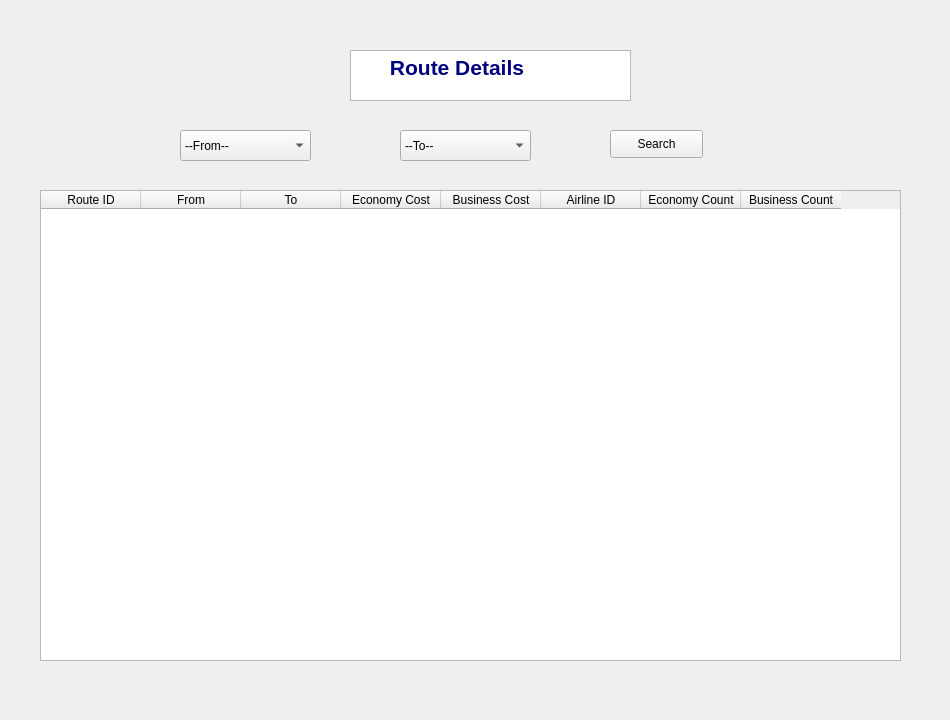
      <widget class="QWidget" name="tab_23">
       <attribute name="title">
        <string>Tab 1</string>
       </attribute>
       <widget class="QComboBox" name="comboBox_16">
        <property name="geometry">
         <rect>
          <x>180</x>
          <y>130</y>
          <width>131</width>
          <height>31</height>
         </rect>
        </property>
        <item>
         <property name="text">
          <string>--From--</string>
         </property>
        </item>
       </widget>
       <widget class="QPushButton" name="pushButton_43">
        <property name="geometry">
         <rect>
          <x>610</x>
          <y>130</y>
          <width>93</width>
          <height>28</height>
         </rect>
        </property>
        <property name="text">
         <string>Search</string>
        </property>
       </widget>
       <widget class="QTextBrowser" name="textBrowser_30">
        <property name="geometry">
         <rect>
          <x>350</x>
          <y>50</y>
          <width>281</width>
          <height>51</height>
         </rect>
        </property>
        <property name="html">
         <string>&lt;!DOCTYPE HTML PUBLIC &quot;-//W3C//DTD HTML 4.0//EN&quot; &quot;http://www.w3.org/TR/REC-html40/strict.dtd&quot;&gt;
&lt;html&gt;&lt;head&gt;&lt;meta name=&quot;qrichtext&quot; content=&quot;1&quot; /&gt;&lt;style type=&quot;text/css&quot;&gt;
p, li { white-space: pre-wrap; }
&lt;/style&gt;&lt;/head&gt;&lt;body style=&quot; font-family:'MS Shell Dlg 2'; font-size:7.8pt; font-weight:400; font-style:normal;&quot;&gt;
&lt;p style=&quot; margin-top:0px; margin-bottom:0px; margin-left:0px; margin-right:0px; -qt-block-indent:0; text-indent:0px;&quot;&gt;&lt;span style=&quot; font-size:16pt; font-weight:600; color:#00007f;&quot;&gt;      Route Details&lt;/span&gt;&lt;/p&gt;&lt;/body&gt;&lt;/html&gt;</string>
        </property>
       </widget>
       <widget class="QTableWidget" name="tableWidget_20">
        <property name="geometry">
         <rect>
          <x>40</x>
          <y>190</y>
          <width>861</width>
          <height>471</height>
         </rect>
        </property>
        <column>
         <property name="text">
          <string>Route ID</string>
         </property>
        </column>
        <column>
         <property name="text">
          <string>From</string>
         </property>
        </column>
        <column>
         <property name="text">
          <string>To</string>
         </property>
        </column>
        <column>
         <property name="text">
          <string>Economy Cost</string>
         </property>
        </column>
        <column>
         <property name="text">
          <string>Business Cost</string>
         </property>
        </column>
        <column>
         <property name="text">
          <string>Airline ID</string>
         </property>
        </column>
        <column>
         <property name="text">
          <string>Economy Count</string>
         </property>
        </column>
        <column>
         <property name="text">
          <string>Business Count</string>
         </property>
        </column>
       </widget>
       <widget class="QComboBox" name="comboBox_17">
        <property name="geometry">
         <rect>
          <x>400</x>
          <y>130</y>
          <width>131</width>
          <height>31</height>
         </rect>
        </property>
        <item>
         <property name="text">
          <string>--To--</string>
         </property>
        </item>
       </widget>
       <widget class="QLabel" name="label_24">
        <property name="geometry">
         <rect>
          <x>0</x>
          <y>0</y>
          <width>941</width>
          <height>711</height>
         </rect>
        </property>
        <property name="text">
         <string/>
        </property>
        <property name="pixmap">
         <pixmap>icons/ID.jpg</pixmap>
        </property>
        <property name="scaledContents">
         <bool>true</bool>
        </property>
       </widget>
       <zorder>label_24</zorder>
       <zorder>comboBox_16</zorder>
       <zorder>pushButton_43</zorder>
       <zorder>textBrowser_30</zorder>
       <zorder>tableWidget_20</zorder>
       <zorder>comboBox_17</zorder>
      </widget>
